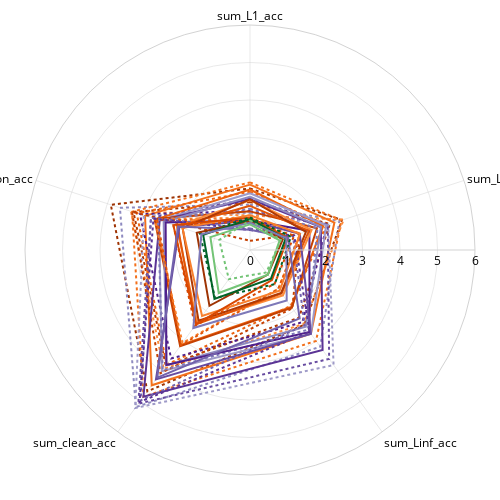

The notebook cell this image was saved under:
### Code cell
from matplotlib import cm
from matplotlib.colors import to_hex
import re


import pandas as pd
import numpy as np
import plotly.graph_objects as go
import plotly.express as px


import pandas as pd

df1 = grouped_df.copy()

metrics_to_sum = ["L1_acc", "L2_acc", "Linf_acc", "clean_acc", "common_acc"]

for metric in metrics_to_sum:
    metric_cols = [col for col in df1.columns if col[1] == metric]
    df1[f'sum_{metric}'] = df1[metric_cols].sum(axis=1)

df_per_row_sums = df1[[f'sum_{m}' for m in metrics_to_sum]]

df_per_row_sums.columns = df_per_row_sums.columns.get_level_values(0)

df_per_row_sums.columns.name = 'metric'

df_per_row_sums


# Your model type mapping
model_type_map = {
    'convnext_base': "fully convolutional",
    'convnext_tiny': "fully convolutional",
    'deit_small': "fully attention",
    'vit_base': "fully attention",
    'vit_small': "fully attention",
    'resnet50': "fully convolutional",
    'eva02_base': "fully attention",
    'eva02_tiny': "fully attention",
    'swin_base': "fully attention",
    'swin_tiny': "fully attention",
    'coatnet_0': "hybrid",
    'coatnet_2': "hybrid",
    'regnetx_004': "fully convolutional",
    'efficientnet-b0': "fully convolutional", 
    'deit_tiny': "fully attention",
    'mobilevit-small': "hybrid",
    'mobilenetv3': "fully convolutional",
    'edgenext_small': "fully convolutional",
    'coat_tiny': "hybrid",
}

# Colormap for each model type
type_to_cmap = {
    'fully convolutional': cm.Purples,     # deep violet → lavender
    'fully attention': cm.Oranges,         # strong orange → light peach
    'hybrid': cm.Greens                    # forest → mint
}

# Extract base backbone name from full backbone string
def extract_base_name(backbone_name):
    for base in model_type_map:
        if base in backbone_name:
            return base
    return 'unknown'

# Get all unique backbones
backbones = sorted(set(backbone for backbone, _ in df_per_row_sums.index))

# Map backbones to model type
backbone_model_type = {b: model_type_map.get(extract_base_name(b), 'unknown') for b in backbones}

# Assign gradient color per backbone based on model type
color_map = {}
for model_type in ['fully convolutional', 'fully attention', 'hybrid']:
    bks = [bk for bk in backbones if backbone_model_type[bk] == model_type]
    n = len(bks)
    for i, bk in enumerate(bks):
        start, end = 0.5, 0.9  # avoid very light or very dark edges
        position = start + (end - start) * (i / max(n - 1, 1))
        color = to_hex(type_to_cmap[model_type](position))
        color_map[bk] = color


# Define metrics
metrics = ['sum_L1_acc', 'sum_L2_acc', 'sum_Linf_acc', 'sum_clean_acc', 'sum_common_acc']

# Create a list of unique backbones (regardless of loss)
unique_backbones = sorted(set(backbone for backbone, _ in df_per_row_sums.index))

# # Assign a unique color to each backbone
# color_palette = px.colors.qualitative.Plotly
# color_map = dict(zip(unique_backbones, color_palette * (len(unique_backbones) // len(color_palette) + 1)))

# Define line styles per loss function
line_styles = {
    'CLASSIC_AT': 'solid',
    'TRADES_v2': 'dot'
}

# Create the radar plot

from plotly.colors import qualitative
color_palette = qualitative.Bold

# Get unique backbones
unique_backbones = sorted(set(backbone for backbone, _ in df_per_row_sums.index))

# Assign colors per backbone
# color_map = dict(zip(unique_backbones, color_palette * (len(unique_backbones) // len(color_palette) + 1)))

fig = go.Figure()

for (backbone, loss), row in df_per_row_sums.iterrows():
    fig.add_trace(go.Scatterpolar(
        r=row.tolist() + [row.tolist()[0]],  # Close the loop
        theta=metrics + [metrics[0]],
        mode='lines',
        name=f"{backbone} ({loss})",
        line=dict(
            width=2,
            color=color_map[backbone],
            dash=line_styles.get(loss, 'solid')
        )
    ))

fig.update_layout(
    width=500, 
    height=500,
    paper_bgcolor='white',
    plot_bgcolor='white',
    polar=dict(
        radialaxis=dict(
            visible=True,
            range=[0, 6],
            showline=True,
            linewidth=1,
            linecolor="lightgrey",
            gridcolor="lightgrey",
            gridwidth=0.5,
        ),
        angularaxis=dict(
            direction="clockwise",
            showline=True,
            linewidth=1,
            linecolor="lightgrey",
            gridcolor="lightgrey",
            gridwidth=0.5,
        ),
        bgcolor='white'
    ),
    legend=dict(
        x=0,
        y=1.0,
        xanchor='left',
        yanchor='top',
        bgcolor='rgba(255,255,255,0.9)',
        bordercolor='lightgrey',
        borderwidth=1,
        font=dict(size=11),
    ),
    showlegend=False,
    font=dict(color='black'),
    margin=dict(l=25, r=25, t=25, b=25)  # <<< reduced margins
)



fig.show()

fig.write_image("./radar_plot_{}_{}.png".format(size, pn2), scale=3  )                # upscale for higher DPI (1 = default)

### Figure 1 — Plotly figure (JSON) as saved in the notebook; plotly's stock layout.template omitted (floating-point values rounded to 4 significant figures)
{"data": [{"line": {"color": "#9e3303", "dash": "dot", "width": 2}, "mode": "lines", "name": "vit_base_patch16_clip_224.laion2b_ft_in1k (TRADES_v2)", "r": [1.642, 2.576, 2.463, 4.657, 3.902, 1.642], "theta": ["sum_L1_acc", "sum_L2_acc", "sum_Linf_acc", "sum_clean_acc", "sum_common_acc", "sum_L1_acc"], "type": "scatterpolar"}, {"line": {"color": "#8e8ac0", "dash": "dot", "width": 2}, "mode": "lines", "name": "CLIP-convnext_base_w-laion_aesthetic-s13B-b82K (TRADES_v2)", "r": [1.209, 2.505, 3.188, 5.178, 3.647, 1.209], "theta": ["sum_L1_acc", "sum_L2_acc", "sum_Linf_acc", "sum_clean_acc", "sum_common_acc", "sum_L1_acc"], "type": "scatterpolar"}, {"line": {"color": "#f3701b", "dash": "dot", "width": 2}, "mode": "lines", "name": "swin_base_patch4_window7_224.ms_in22k_ft_in1k (TRADES_v2)", "r": [1.804, 2.566, 2.995, 4.831, 3.308, 1.804], "theta": ["sum_L1_acc", "sum_L2_acc", "sum_Linf_acc", "sum_clean_acc", "sum_common_acc", "sum_L1_acc"], "type": "scatterpolar"}, {"line": {"color": "#fd8c3b", "dash": "dot", "width": 2}, "mode": "lines", "name": "eva02_base_patch14_224.mim_in22k (TRADES_v2)", "r": [0.9185, 2.627, 2.437, 3.916, 3.338, 0.9185], "theta": ["sum_L1_acc", "sum_L2_acc", "sum_Linf_acc", "sum_clean_acc", "sum_common_acc", "sum_L1_acc"], "type": "scatterpolar"}, {"line": {"color": "#b03903", "dash": "dot", "width": 2}, "mode": "lines", "name": "vit_base_patch16_clip_224.laion2b (TRADES_v2)", "r": [1.281, 2.239, 2.226, 3.819, 3.267, 1.281], "theta": ["sum_L1_acc", "sum_L2_acc", "sum_Linf_acc", "sum_clean_acc", "sum_common_acc", "sum_L1_acc"], "type": "scatterpolar"}, {"line": {"color": "#f3701b", "dash": "solid", "width": 2}, "mode": "lines", "name": "swin_base_patch4_window7_224.ms_in22k_ft_in1k (CLASSIC_AT)", "r": [1.744, 2.366, 2.761, 4.459, 2.943, 1.744], "theta": ["sum_L1_acc", "sum_L2_acc", "sum_Linf_acc", "sum_clean_acc", "sum_common_acc", "sum_L1_acc"], "type": "scatterpolar"}, {"line": {"color": "#ec620f", "dash": "dot", "width": 2}, "mode": "lines", "name": "vit_base_patch16_224.augreg_in1k (TRADES_v2)", "r": [1.554, 2.141, 1.844, 3.782, 3.176, 1.554], "theta": ["sum_L1_acc", "sum_L2_acc", "sum_Linf_acc", "sum_clean_acc", "sum_common_acc", "sum_L1_acc"], "type": "scatterpolar"}, {"line": {"color": "#4f1f8b", "dash": "dot", "width": 2}, "mode": "lines", "name": "robust_convnext_base (TRADES_v2)", "r": [1.037, 2.16, 2.379, 3.577, 3.086, 1.037], "theta": ["sum_L1_acc", "sum_L2_acc", "sum_Linf_acc", "sum_clean_acc", "sum_common_acc", "sum_L1_acc"], "type": "scatterpolar"}, {"line": {"color": "#9e9ac8", "dash": "dot", "width": 2}, "mode": "lines", "name": "CLIP-convnext_base_w-laion2B-s13B-b82K (TRADES_v2)", "r": [0.9872, 2.193, 3.792, 5.21, 2.973, 0.9872], "theta": ["sum_L1_acc", "sum_L2_acc", "sum_Linf_acc", "sum_clean_acc", "sum_common_acc", "sum_L1_acc"], "type": "scatterpolar"}, {"line": {"color": "#674ba0", "dash": "dot", "width": 2}, "mode": "lines", "name": "convnext_base.fb_in22k (TRADES_v2)", "r": [1.366, 2.18, 3.591, 5.066, 2.778, 1.366], "theta": ["sum_L1_acc", "sum_L2_acc", "sum_Linf_acc", "sum_clean_acc", "sum_common_acc", "sum_L1_acc"], "type": "scatterpolar"}, {"line": {"color": "#ec620f", "dash": "solid", "width": 2}, "mode": "lines", "name": "vit_base_patch16_224.augreg_in1k (CLASSIC_AT)", "r": [1.613, 2.051, 1.874, 3.128, 2.641, 1.613], "theta": ["sum_L1_acc", "sum_L2_acc", "sum_Linf_acc", "sum_clean_acc", "sum_common_acc", "sum_L1_acc"], "type": "scatterpolar"}, {"line": {"color": "#9e9ac8", "dash": "solid", "width": 2}, "mode": "lines", "name": "CLIP-convnext_base_w-laion2B-s13B-b82K (CLASSIC_AT)", "r": [1.512, 2.137, 2.764, 3.997, 2.55, 1.512], "theta": ["sum_L1_acc", "sum_L2_acc", "sum_Linf_acc", "sum_clean_acc", "sum_common_acc", "sum_L1_acc"], "type": "scatterpolar"}, {"line": {"color": "#c54102", "dash": "dot", "width": 2}, "mode": "lines", "name": "vit_base_patch16_224.mae (TRADES_v2)", "r": [0.244, 1.385, 1.923, 4.062, 3.309, 0.244], "theta": ["sum_L1_acc", "sum_L2_acc", "sum_Linf_acc", "sum_clean_acc", "sum_common_acc", "sum_L1_acc"], "type": "scatterpolar"}, {"line": {"color": "#5b3495", "dash": "solid", "width": 2}, "mode": "lines", "name": "convnext_base.fb_in22k_ft_in1k (CLASSIC_AT)", "r": [1.358, 1.986, 3.293, 4.835, 2.533, 1.358], "theta": ["sum_L1_acc", "sum_L2_acc", "sum_Linf_acc", "sum_clean_acc", "sum_common_acc", "sum_L1_acc"], "type": "scatterpolar"}, {"line": {"color": "#c54102", "dash": "solid", "width": 2}, "mode": "lines", "name": "vit_base_patch16_224.mae (CLASSIC_AT)", "r": [1.03, 1.877, 1.9, 3.168, 2.677, 1.03], "theta": ["sum_L1_acc", "sum_L2_acc", "sum_Linf_acc", "sum_clean_acc", "sum_common_acc", "sum_L1_acc"], "type": "scatterpolar"}, {"line": {"color": "#8e8ac0", "dash": "solid", "width": 2}, "mode": "lines", "name": "CLIP-convnext_base_w-laion_aesthetic-s13B-b82K (CLASSIC_AT)", "r": [1.421, 1.994, 2.532, 3.794, 2.421, 1.421], "theta": ["sum_L1_acc", "sum_L2_acc", "sum_Linf_acc", "sum_clean_acc", "sum_common_acc", "sum_L1_acc"], "type": "scatterpolar"}, {"line": {"color": "#7e79b8", "dash": "dot", "width": 2}, "mode": "lines", "name": "convnext_base.clip_laion2b_augreg_ft_in12k_in1k (TRADES_v2)", "r": [1.099, 1.892, 2.627, 3.963, 2.578, 1.099], "theta": ["sum_L1_acc", "sum_L2_acc", "sum_Linf_acc", "sum_clean_acc", "sum_common_acc", "sum_L1_acc"], "type": "scatterpolar"}, {"line": {"color": "#4f1f8b", "dash": "solid", "width": 2}, "mode": "lines", "name": "robust_convnext_base (CLASSIC_AT)", "r": [0.7858, 1.666, 2.7, 3.791, 2.366, 0.7858], "theta": ["sum_L1_acc", "sum_L2_acc", "sum_Linf_acc", "sum_clean_acc", "sum_common_acc", "sum_L1_acc"], "type": "scatterpolar"}, {"line": {"color": "#f87f2c", "dash": "dot", "width": 2}, "mode": "lines", "name": "robust_vit_base_patch16_224 (TRADES_v2)", "r": [0.857, 1.414, 1.282, 3.062, 2.669, 0.857], "theta": ["sum_L1_acc", "sum_L2_acc", "sum_Linf_acc", "sum_clean_acc", "sum_common_acc", "sum_L1_acc"], "type": "scatterpolar"}, {"line": {"color": "#e25508", "dash": "dot", "width": 2}, "mode": "lines", "name": "vit_base_patch16_224.augreg_in21k (TRADES_v2)", "r": [0.7806, 1.406, 1.281, 3.135, 2.603, 0.7806], "theta": ["sum_L1_acc", "sum_L2_acc", "sum_Linf_acc", "sum_clean_acc", "sum_common_acc", "sum_L1_acc"], "type": "scatterpolar"}, {"line": {"color": "#fd8c3b", "dash": "solid", "width": 2}, "mode": "lines", "name": "eva02_base_patch14_224.mim_in22k (CLASSIC_AT)", "r": [1.328, 1.727, 1.494, 2.397, 2.055, 1.328], "theta": ["sum_L1_acc", "sum_L2_acc", "sum_Linf_acc", "sum_clean_acc", "sum_common_acc", "sum_L1_acc"], "type": "scatterpolar"}, {"line": {"color": "#7262ac", "dash": "dot", "width": 2}, "mode": "lines", "name": "convnext_base.fb_in1k (TRADES_v2)", "r": [0.5714, 1.205, 2.477, 4.961, 2.775, 0.5714], "theta": ["sum_L1_acc", "sum_L2_acc", "sum_Linf_acc", "sum_clean_acc", "sum_common_acc", "sum_L1_acc"], "type": "scatterpolar"}, {"line": {"color": "#5b3495", "dash": "dot", "width": 2}, "mode": "lines", "name": "convnext_base.fb_in22k_ft_in1k (TRADES_v2)", "r": [0.5323, 1.239, 2.701, 5.011, 2.707, 0.5323], "theta": ["sum_L1_acc", "sum_L2_acc", "sum_Linf_acc", "sum_clean_acc", "sum_common_acc", "sum_L1_acc"], "type": "scatterpolar"}, {"line": {"color": "#e25508", "dash": "solid", "width": 2}, "mode": "lines", "name": "vit_base_patch16_224.augreg_in21k (CLASSIC_AT)", "r": [1.178, 1.652, 1.432, 2.456, 2.025, 1.178], "theta": ["sum_L1_acc", "sum_L2_acc", "sum_Linf_acc", "sum_clean_acc", "sum_common_acc", "sum_L1_acc"], "type": "scatterpolar"}, {"line": {"color": "#b03903", "dash": "solid", "width": 2}, "mode": "lines", "name": "vit_base_patch16_clip_224.laion2b (CLASSIC_AT)", "r": [1.35, 1.568, 1.413, 2.333, 1.89, 1.35], "theta": ["sum_L1_acc", "sum_L2_acc", "sum_Linf_acc", "sum_clean_acc", "sum_common_acc", "sum_L1_acc"], "type": "scatterpolar"}, {"line": {"color": "#674ba0", "dash": "solid", "width": 2}, "mode": "lines", "name": "convnext_base.fb_in22k (CLASSIC_AT)", "r": [0.7792, 1.397, 2.763, 4.266, 1.979, 0.7792], "theta": ["sum_L1_acc", "sum_L2_acc", "sum_Linf_acc", "sum_clean_acc", "sum_common_acc", "sum_L1_acc"], "type": "scatterpolar"}, {"line": {"color": "#d84801", "dash": "dot", "width": 2}, "mode": "lines", "name": "vit_base_patch16_224.augreg_in21k_ft_in1k (TRADES_v2)", "r": [0.7693, 1.237, 1.115, 2.496, 2.149, 0.7693], "theta": ["sum_L1_acc", "sum_L2_acc", "sum_Linf_acc", "sum_clean_acc", "sum_common_acc", "sum_L1_acc"], "type": "scatterpolar"}, {"line": {"color": "#f87f2c", "dash": "solid", "width": 2}, "mode": "lines", "name": "robust_vit_base_patch16_224 (CLASSIC_AT)", "r": [0.9259, 1.401, 1.344, 2.175, 1.892, 0.9259], "theta": ["sum_L1_acc", "sum_L2_acc", "sum_Linf_acc", "sum_clean_acc", "sum_common_acc", "sum_L1_acc"], "type": "scatterpolar"}, {"line": {"color": "#d84801", "dash": "solid", "width": 2}, "mode": "lines", "name": "vit_base_patch16_224.augreg_in21k_ft_in1k (CLASSIC_AT)", "r": [0.8602, 1.066, 0.9945, 2.444, 2.149, 0.8602], "theta": ["sum_L1_acc", "sum_L2_acc", "sum_Linf_acc", "sum_clean_acc", "sum_common_acc", "sum_L1_acc"], "type": "scatterpolar"}, {"line": {"color": "#7262ac", "dash": "solid", "width": 2}, "mode": "lines", "name": "convnext_base.fb_in1k (CLASSIC_AT)", "r": [0.5393, 1.069, 2.251, 4.208, 2.018, 0.5393], "theta": ["sum_L1_acc", "sum_L2_acc", "sum_Linf_acc", "sum_clean_acc", "sum_common_acc", "sum_L1_acc"], "type": "scatterpolar"}, {"line": {"color": "#006428", "dash": "dot", "width": 2}, "mode": "lines", "name": "coatnet_2_rw_224.sw_in12k_ft_in1k (TRADES_v2)", "r": [0.867, 1.149, 1.124, 1.585, 1.405, 0.867], "theta": ["sum_L1_acc", "sum_L2_acc", "sum_Linf_acc", "sum_clean_acc", "sum_common_acc", "sum_L1_acc"], "type": "scatterpolar"}, {"line": {"color": "#9e3303", "dash": "solid", "width": 2}, "mode": "lines", "name": "vit_base_patch16_clip_224.laion2b_ft_in1k (CLASSIC_AT)", "r": [0.76, 0.918, 0.8101, 1.839, 1.493, 0.76], "theta": ["sum_L1_acc", "sum_L2_acc", "sum_Linf_acc", "sum_clean_acc", "sum_common_acc", "sum_L1_acc"], "type": "scatterpolar"}, {"line": {"color": "#006428", "dash": "solid", "width": 2}, "mode": "lines", "name": "coatnet_2_rw_224.sw_in12k_ft_in1k (CLASSIC_AT)", "r": [0.824, 1.001, 0.9471, 1.613, 1.313, 0.824], "theta": ["sum_L1_acc", "sum_L2_acc", "sum_Linf_acc", "sum_clean_acc", "sum_common_acc", "sum_L1_acc"], "type": "scatterpolar"}, {"line": {"color": "#7e79b8", "dash": "solid", "width": 2}, "mode": "lines", "name": "convnext_base.clip_laion2b_augreg_ft_in12k_in1k (CLASSIC_AT)", "r": [0.726, 1.018, 1.665, 2.572, 1.365, 0.726], "theta": ["sum_L1_acc", "sum_L2_acc", "sum_Linf_acc", "sum_clean_acc", "sum_common_acc", "sum_L1_acc"], "type": "scatterpolar"}, {"line": {"color": "#73c476", "dash": "solid", "width": 2}, "mode": "lines", "name": "coatnet_2_rw_224.sw_in12k (CLASSIC_AT)", "r": [0.6822, 0.8309, 0.8129, 1.418, 1.11, 0.6822], "theta": ["sum_L1_acc", "sum_L2_acc", "sum_Linf_acc", "sum_clean_acc", "sum_common_acc", "sum_L1_acc"], "type": "scatterpolar"}, {"line": {"color": "#73c476", "dash": "dot", "width": 2}, "mode": "lines", "name": "coatnet_2_rw_224.sw_in12k (TRADES_v2)", "r": [0.7929, 0.8667, 0.7405, 0.9595, 0.8619, 0.7929], "theta": ["sum_L1_acc", "sum_L2_acc", "sum_Linf_acc", "sum_clean_acc", "sum_common_acc", "sum_L1_acc"], "type": "scatterpolar"}], "layout": {"font": {"color": "black"}, "height": 500, "legend": {"bgcolor": "rgba(255,255,255,0.9)", "bordercolor": "lightgrey", "borderwidth": 1, "font": {"size": 11}, "x": 0, "xanchor": "left", "y": 1, "yanchor": "top"}, "margin": {"b": 25, "l": 25, "r": 25, "t": 25}, "paper_bgcolor": "white", "plot_bgcolor": "white", "polar": {"angularaxis": {"direction": "clockwise", "gridcolor": "lightgrey", "gridwidth": 0.5, "linecolor": "lightgrey", "linewidth": 1, "showline": true}, "bgcolor": "white", "radialaxis": {"gridcolor": "lightgrey", "gridwidth": 0.5, "linecolor": "lightgrey", "linewidth": 1, "range": [0, 6], "showline": true, "visible": true}}, "showlegend": false, "width": 500}}
